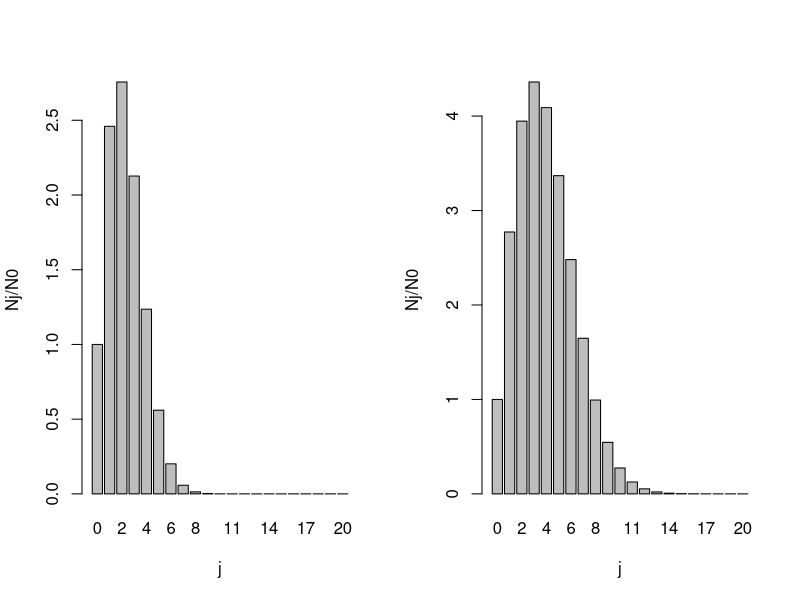

Reproduce this figure in R.
# Rotor rígido

k <- 1.380649e-23 # J/K
#k_erg <- 1.380649e-16 #cgs
h <- 6.62607015e-34 # J⋅s
Na <- 6.02e23
c <- 299792458 # m/s

mu <- function(m1, m2) {
  masa_red <- m1*m2/(Na*1000*(m1+m2))
  return(masa_red)
}

boltzman <- function(g,de,t) {
  relacion <- g*exp(-de/(k*t))
  return(relacion)
}

boltzman(1,4.28e-21,200)
boltzman(1,4.28e-21,600)


inercia <- function(m1, m2, r){
  momento <- mu(m1, m2)*r*r
  return(momento)
}    

inercia(35, 19, 1.6283e-10)

b_rot <- function(m1, m2, r){
  rot <- (h/(2*pi))^2/(2*inercia(m1, m2, r))
  return(rot)
}

b_rot(35,19,1.6283e-10)

B <- h*c*20.56*100
B

bol_rot <- function(j,t) {
  relacion <- (2*j+1)*exp(-j*(j+1)*B/(k*t))
  #relacion <- exp(-j*(j+1)*B/(k*t))
  return(relacion)
}


par(mfrow=c(1,2)) # para poner los graficos en la misma figura

lis_298 <- c()
for(j in 0:20){
  a <- bol_rot(j,298)
  lis_298 <- c(lis_298,a)
}

barplot(lis_298,  # A vector of heights
        names.arg = seq(from=0, to=20), # A vector of names
        main = "", 
        xlab = "j", 
        ylab = "Nj/N0")

lis_750 <- c()
for(j in 0:20){
  a <- bol_rot(j,750)
  lis_750 <- c(lis_750,a)
 #print(a)
}

barplot(lis_750,  # A vector of heights
        names.arg = seq(from=0, to=20), # A vector of names
        main = "", 
        xlab = "j", 
        ylab = "Nj/N0")
